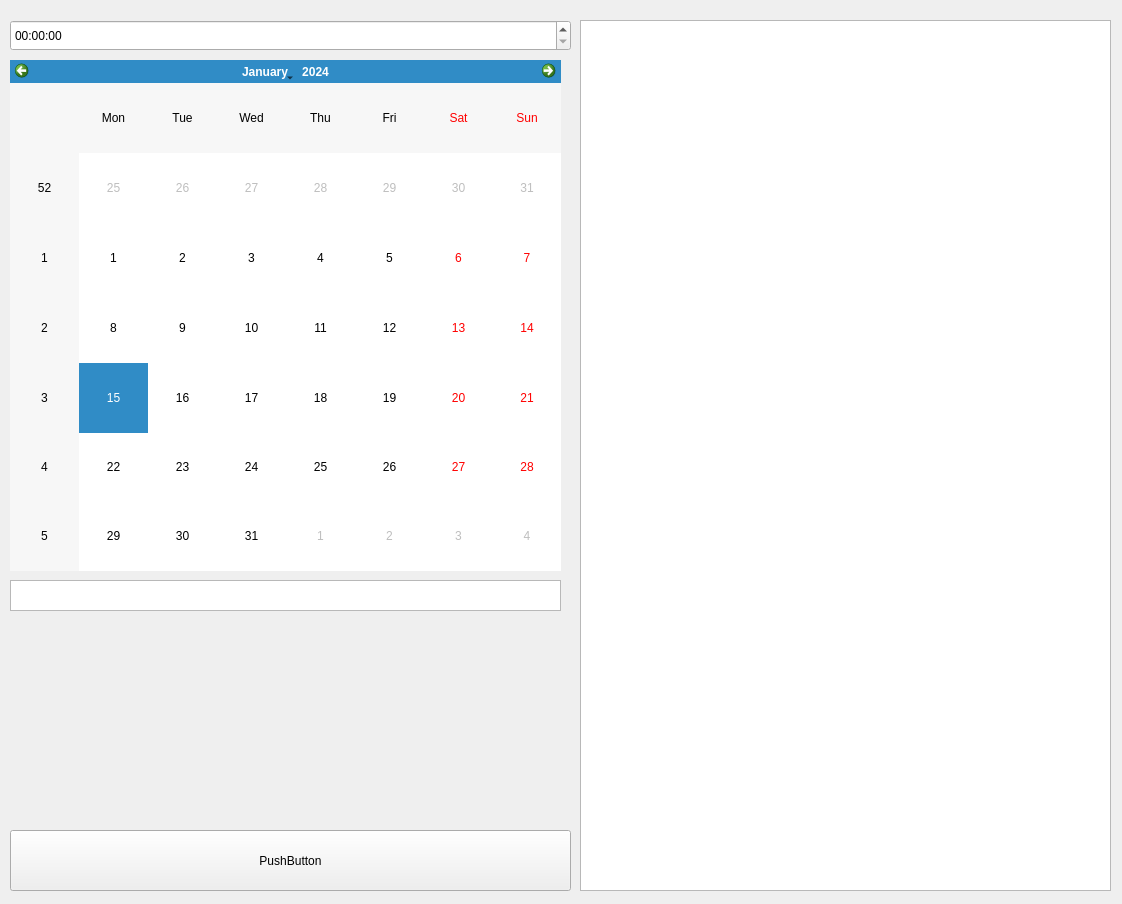
<?xml version="1.0" encoding="UTF-8"?>
<ui version="4.0">
 <class>My</class>
 <widget class="QWidget" name="My">
  <property name="geometry">
   <rect>
    <x>0</x>
    <y>0</y>
    <width>1122</width>
    <height>904</height>
   </rect>
  </property>
  <property name="font">
   <font>
    <family>Nirmala UI</family>
   </font>
  </property>
  <property name="windowTitle">
   <string>Form</string>
  </property>
  <widget class="QListWidget" name="listWidget">
   <property name="geometry">
    <rect>
     <x>580</x>
     <y>20</y>
     <width>531</width>
     <height>871</height>
    </rect>
   </property>
  </widget>
  <widget class="QTimeEdit" name="timeEdit">
   <property name="geometry">
    <rect>
     <x>10</x>
     <y>20</y>
     <width>561</width>
     <height>31</height>
    </rect>
   </property>
  </widget>
  <widget class="QPushButton" name="pushButton">
   <property name="geometry">
    <rect>
     <x>10</x>
     <y>830</y>
     <width>561</width>
     <height>61</height>
    </rect>
   </property>
   <property name="text">
    <string>PushButton</string>
   </property>
  </widget>
  <widget class="QCalendarWidget" name="calendarWidget">
   <property name="geometry">
    <rect>
     <x>10</x>
     <y>60</y>
     <width>551</width>
     <height>511</height>
    </rect>
   </property>
  </widget>
  <widget class="QListWidget" name="listWidget_2">
   <property name="geometry">
    <rect>
     <x>10</x>
     <y>580</y>
     <width>551</width>
     <height>31</height>
    </rect>
   </property>
  </widget>
 </widget>
 <resources/>
 <connections/>
</ui>
